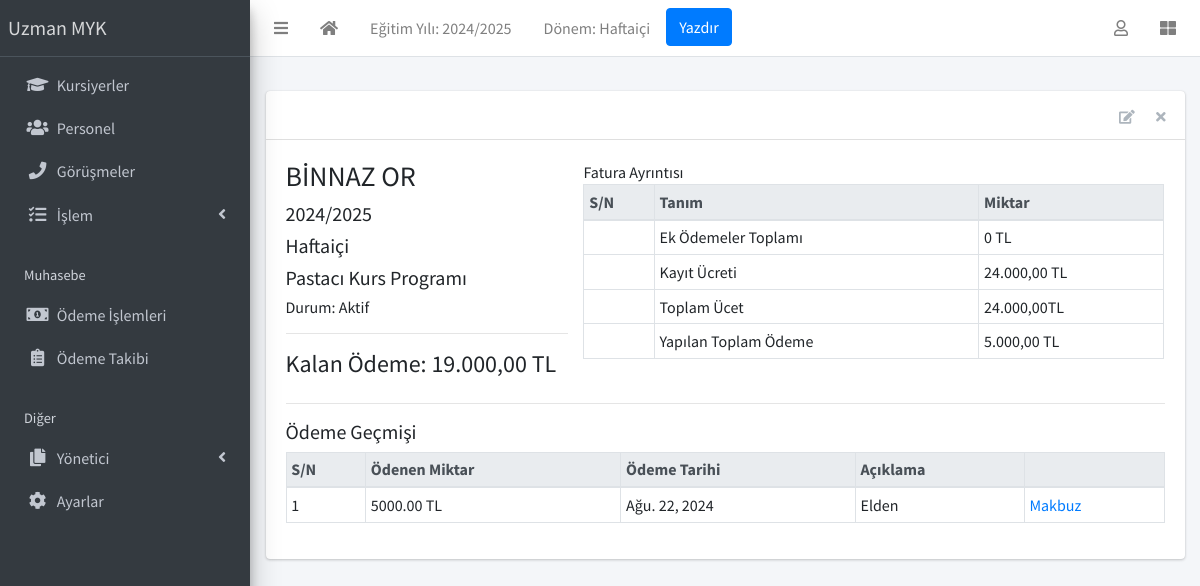
/finance/15 (signed in), run on the app's committed database.
### apps/corecode/models.py (models this page shows, shortened)
class AcademicSession(models.Model):
    name = models.CharField(max_length=200, unique=True, verbose_name = "Eğitim Yılı")
    current = models.BooleanField(default=True, verbose_name = "Aktif Eğitim Yılı")
    class Meta:
        ordering = ["-name"]
    def __str__(self):
        return self.name

class AcademicTerm(models.Model):
    name = models.CharField(max_length=20, unique=True, verbose_name = "Dönem")
    current = models.BooleanField(default=True, verbose_name = "Aktif Dönem")
    class Meta:
        ordering = ["name"]
    def __str__(self):
        return self.name

class SiteConfig(models.Model):
    key = models.SlugField()
    value = models.CharField(max_length=200)

class StudentClass(models.Model):
    name = models.CharField(max_length=200, unique=True, verbose_name = "Sınıf" )
    class Meta:
        verbose_name = "Sınıf"
        verbose_name_plural = "Sınıflar"
        ordering = ["name"]
    def __str__(self):
        return self.name

### apps/finance/models.py (models this page shows, shortened)
class Invoice(models.Model):
    student = models.ForeignKey(Student, on_delete=models.CASCADE, verbose_name="Öğrenci")
    session = models.ForeignKey(AcademicSession, on_delete=models.CASCADE, verbose_name="Eğitim Yılı")
    term = models.ForeignKey(AcademicTerm, on_delete=models.CASCADE, verbose_name="Dönem")
    class_for = models.ForeignKey(StudentClass, on_delete=models.CASCADE, verbose_name="Kursu")
    balance_from_previous_term = models.DecimalField(max_digits=10, decimal_places=2, default=0, verbose_name="Kayıt Ücreti")
    status = models.CharField(
        max_length=20,
        choices=[("active", "Aktif"), ("closed", "Kapandı")],
        default="active",
        verbose_name="Durum"
    )
    class Meta:
        ordering = ["student", "term"]
    def __str__(self):
        return f"{self.student}"
    def balance(self):
        payable = self.total_amount_payable()
        paid = self.total_amount_paid()
        return payable - paid
    def amount_payable(self):
        items = InvoiceItem.objects.filter(invoice=self)
        return sum(item.amount for item in items)
    def total_amount_payable(self):
        return self.balance_from_previous_term + self.amount_payable()
    def total_amount_paid(self):
        receipts = Receipt.objects.filter(invoice=self)
        return sum(receipt.amount_paid for receipt in receipts)

class Receipt(models.Model):
    invoice = models.ForeignKey(Invoice, on_delete=models.CASCADE)
    amount_paid = models.DecimalField(max_digits=10, decimal_places=2, verbose_name="Ödeme Miktarı")  # Daha doğru bir tutar formatı
    date_paid = models.DateField(default=timezone.now, verbose_name="Ödeme Tarihi")
    comment = models.CharField(max_length=200, blank=True, verbose_name="Açıklama")
    class Meta:
        ordering = ['-date_paid']  # Son ödemeleri en üstte listelemek için
        get_latest_by = 'date_paid'  # latest() çağrıldığında bu alanı kullanır

### apps/students/models.py (models this page shows, shortened)
class Student(models.Model):
    STATUS_CHOICES = [("active", "Aktif"), ("inactive", "Pasif")]
    GENDER_CHOICES = [("İlkokul", "İlkokul"), ("Ortaokul", "Ortaokul"), ("Lise", "Lise"), ("Üniversite", "Üniversite"), ("Yüksek Lisans", "Yüksek Lisans"), ("Doktora", "Doktora")]
    current_status = models.CharField(
        max_length=10, choices=STATUS_CHOICES, default="active", verbose_name = "Durumu"
    )
    registration_number = models.CharField(max_length=200, unique=True, verbose_name = "TC Kimlik No")
    firstname = models.CharField(max_length=200, verbose_name = "Adı")
    surname = models.CharField(max_length=200, verbose_name = "Soyadı")
    mobile_num_regex = RegexValidator(
        regex="^[0-9]{10,15}$", message="Girilen cep telefonu numarası doğru formatta değil!"
    )
    parent_mobile_number = models.CharField(
        validators=[mobile_num_regex], max_length=13, blank=True, verbose_name = "Telefon Numarası"
    )
    gender = models.CharField(max_length=100, choices=GENDER_CHOICES, default="male",verbose_name = "Öğrenim Durumu")
    date_of_birth = models.DateField(default=timezone.now, verbose_name = "Doğum Tarihi")
    date_of_admission = models.DateField(default=timezone.now, verbose_name = "Kayıt Tarihi")
    other_name = models.IntegerField(default=0, verbose_name="Taksit Sayısı")
    address = models.TextField(blank=True, verbose_name = "Adres" )
    others = models.TextField(blank=True, verbose_name = "Açıklama")
    passport = models.ImageField(blank=True, upload_to="students/passports/", verbose_name = "Öğrenci Fotoğrafı")
    class Meta:
        ordering = ["surname", "firstname", "other_name"]
    def __str__(self):
        return f"{self.firstname} {self.surname} "

### apps/finance/views.py (the view)
# urls.py: path("<int:pk>", InvoiceDetailView.as_view(), name="invoice-detail"),
class InvoiceDetailView(LoginRequiredMixin, DetailView):
    model = Invoice
    template_name = "finance/invoice_detail.html"
    def get_context_data(self, **kwargs):
        context = super(InvoiceDetailView, self).get_context_data(**kwargs)
        receipts = Receipt.objects.filter(invoice=self.object)
        context["receipts"] = receipts
        context["items"] = InvoiceItem.objects.filter(invoice=self.object)
        total_amount_paid = sum(receipt.amount_paid for receipt in receipts)
        context["total_amount_paid"] = total_amount_paid
        return context

### apps/corecode/context_processors.py (called while the page is built)
def site_defaults(request):
    current_session = AcademicSession.objects.get(current=True)
    current_term = AcademicTerm.objects.get(current=True)
    vals = SiteConfig.objects.all()
    contexts = {
        "current_session": current_session.name,
        "current_term": current_term.name,
    }
    for val in vals:
        contexts[val.key] = val.value
    return contexts

### apps/finance/templates/finance/invoice_detail.html (shortened to what this page needs)
{% extends 'base.html' %}
{% load humanize %}
{% block content-header %}
<div class="card-header">
  <div class="card-tools">
    <a href="{% url 'invoice-update' object.id %}" class="btn btn-tool">
      <i class="fas fa-edit"></i>
    </a>
    <a href="{% url 'invoice-delete' object.id %}" class="btn btn-tool">
      <i class="fas fa-times"></i>
    </a>
  </div>
</div>
{% endblock content-header %}
{% block content %}
<div class="row">
  <div class="col-sm-4">
    <h3>{{ object }} </h3>
    <h5>{{ object.session }} </h5>
    <h5>{{ object.term }} </h5>
    <h5>{{ object.class_for }} </h5>
    <h6>Durum: {{ object.get_status_display }} </h6>
    <hr>
    <div>
      <h4>Kalan Ödeme: {{ object.balance | intcomma }} TL</h4>
    </div>
  </div>
  <div class="col-sm-8">
    <table class="table table-sm table-bordered">
      <thead class="thead-light">
        <tr>
          <th>S/N</th>
          <th>Tanım</th>
          <th>Miktar</th>
        </tr>
      </thead>
      <tfoot>
        <tr>
          <td></td>
          <td>
            Ek Ödemeler Toplamı</td>
          <td>{{ object.amount_payable | intcomma}} TL</td>
        </tr>
        <tr>
          <td></td>
          <td>Kayıt Ücreti</td>
          <td>{{ object.balance_from_previous_term | intcomma }} TL</td>
        </tr>
        <tr>
          <td></td>
          <td>Toplam Ücet</td>
          <td>{{ object.total_amount_payable | intcomma}}TL</td>
        </tr>
        <tr>
          <td></td>
          <td>Yapılan Toplam Ödeme</td>
          <td>{{ object.total_amount_paid | intcomma}} TL</td>
        </tr>
      </tfoot>
    </table>
  </div>
</div>
<hr>
<h5>Ödeme Geçmişi</h5>
<table class="table table-bordered table-sm">
  <thead class="thead-light">
    <tr>
      <th>S/N</th>
      <th>Ödenen Miktar</th>
      <th>Ödeme Tarihi</th>
      <th>Açıklama</th>
      <th></th>
    </tr>
  </thead>
  <tbody>
    {% for receipt in receipts %}
    <tr>
      <td>{{ forloop.counter }} </td>
      <td>{{ receipt.amount_paid }} TL</td>
      <td>{{ receipt.date_paid }}</td>
      <td>{{ receipt.comment }}</td>
      <td><a href="{% url 'receipt-detail' object.id %}"> Makbuz</a></td>
    </tr>
    {% endfor %}
  </tbody>
</table>
{% endblock content %}

### templates/base.html (shortened to what this page needs)
{% load static %}
<!DOCTYPE html>
<html lang="tr">
<head>
  <link rel="stylesheet" href="{% static 'plugins/fontawesome-free/css/all.min.css' %}">
  <link rel="stylesheet" href="{% static 'plugins/toastr/toastr.min.css' %}">
  <link rel="stylesheet"
    href="{% static 'plugins/overlayScrollbars/css/OverlayScrollbars.min.css' %}">
  <link rel="stylesheet" href="{% static 'plugins/Datatables/datatables.min.css' %}" />
  <link rel="stylesheet" href="{% static 'dist/css/adminlte.min.css' %}">
</head>
<body
  class="hold-transition sidebar-mini layout-fixed layout-navbar-fixed layout-footer-fixed">
  <div class="wrapper">
    <nav class="main-header navbar navbar-expand navbar-white navbar-light">
      <ul class="navbar-nav">
        <li class="nav-item">
          <a class="nav-link" data-widget="pushmenu" href="#" role="button"><i
              class="fas fa-bars"></i></a>
        </li>
        <li class="nav-item d-none d-sm-inline-block">
          <a href="{% url 'home' %} " class="nav-link"><i class="fa fa-home"></i></a>
        </li>
        <li class="nav-item d-none d-sm-inline-block">
          <a href="{% url 'current-session' %}" class="nav-link">Eğitim Yılı: {{ current_session }}</a>
        </li>
        <li class="nav-item d-none d-sm-inline-block">
          <a href="{% url 'current-session' %}" class="nav-link">Dönem: {{ current_term }}</a>
        </li>
        <li class="nav-item d-none d-sm-inline-block">
          <button onclick="window.print()" class="btn btn-primary">Yazdır</button>
        </li>
      </ul>
      <ul class="navbar-nav ml-auto">
        <li class="nav-item dropdown">
          <a class="nav-link" data-toggle="dropdown" href="#">
            <i class="far fa-user"></i>
          </a>
        </li>
        <li class="nav-item">
          <a class="nav-link" data-widget="control-sidebar" data-slide="true"
            href="#" role="button"><i class="fas fa-th-large"></i></a>
        </li>
      </ul>
    </nav>
    <aside class="main-sidebar sidebar-dark-primary elevation-4">
      <a href="{% url 'home' %}" class="brand-link">{{ school_name | default:"MySchool" }}</a>
      <div class="sidebar">
        <nav class="mt-2">
          <ul class="nav nav-pills nav-sidebar flex-column"
            data-widget="treeview" role="menu" data-accordion="false">
            <li class="nav-item">
              <a href="{% url 'student-list' %}" class="nav-link">
                <i class="nav-icon fas fa-graduation-cap"></i>
                <p>
                  Kursiyerler
                </p>
              </a>
            </li>
            <li class="nav-item">
              <a href="{% url 'staff-list' %}" class="nav-link">
                <i class="nav-icon fas fa-users"></i>
                <p>
                  Personel
                </p>
              </a>
            </li>
            <li class="nav-item">
              <a href="{% url 'call-list' %}" class="nav-link">
                <i class="nav-icon fas fa-phone"></i>
                <p>
                  Görüşmeler
                </p>
              </a>
            </li>
            <li class="nav-item has-treeview">
              <a href="#" class="nav-link">
                <i class="nav-icon fas fa-tasks"></i>
                <p>
                  İşlem
                  <i class="right fas fa-angle-left"></i>
                </p>
              </a>
            </li>
            <li class="nav-header">Muhasebe</li>
            <li class="nav-item">
              <a href="{% url 'invoice-list' %}" class="nav-link">
                <i class="nav-icon fas fa-money-bill-alt"></i>
                <p>
                  Ödeme İşlemleri
                </p>
              </a>
            </li>
            <li class="nav-item">
              <a href="{% url 'invoice-takip' %}" class="nav-link">
                <i class="nav-icon fas fa-clipboard-list"></i>
                <p>
                  Ödeme Takibi
                </p>
              </a>
            </li>
            <li class="nav-header">Diğer</li>
            <li class="nav-item has-treeview">
              <a href="#" class="nav-link">
                <i class="nav-icon fas fa-copy"></i>
                <p>
                  Yönetici
                  <i class="fas fa-angle-left right"></i>
                </p>
              </a>
            </li>
            <li class="nav-item">
              <a href="{% url 'configs' %}" class="nav-link">
                <i class="nav-icon fas fa-cog"></i>
                <p>
                  Ayarlar
                </p>
              </a>
            </li>
          </ul>
        </nav>
      </div>
    </aside>
    <div class="content-wrapper">
      <section class="content-header">
      </section>
      <section class="content">
        <div class="container-fluid">
          <div class="row">
            <div class="col-md-12">
              {% block fullcard %}
              <div class="card">
                {% block content-header %}{% endblock content-header %}
                <div class="card-body">
                  <div class="row">
                    <div class="col">
                      {% block content %}
                      {% endblock content %}
                    </div>
                  </div>
                </div>
              </div>
              {% endblock fullcard %}
            </div>
          </div>
        </div>
      </section>
    </div>
  </div>
</body>
</html>

### data on the page
AcademicSession: name "2024/2025"
AcademicTerm: name "Haftaiçi"
SiteConfig: value "Uzman MYK"
Invoice: student.surname "BİNNAZ OR", session "2024/2025", term "Haftaiçi", class_for "Pastacı Kurs Programı", status "Aktif", balance "19.000,00", amount_payable "0", balance_from_previous_term "24.000,00", total_amount_payable "24.000,00", total_amount_paid "5.000,00"
Receipt: amount_paid "5000.00", date_paid "Ağu. 22, 2024", comment "Elden"
